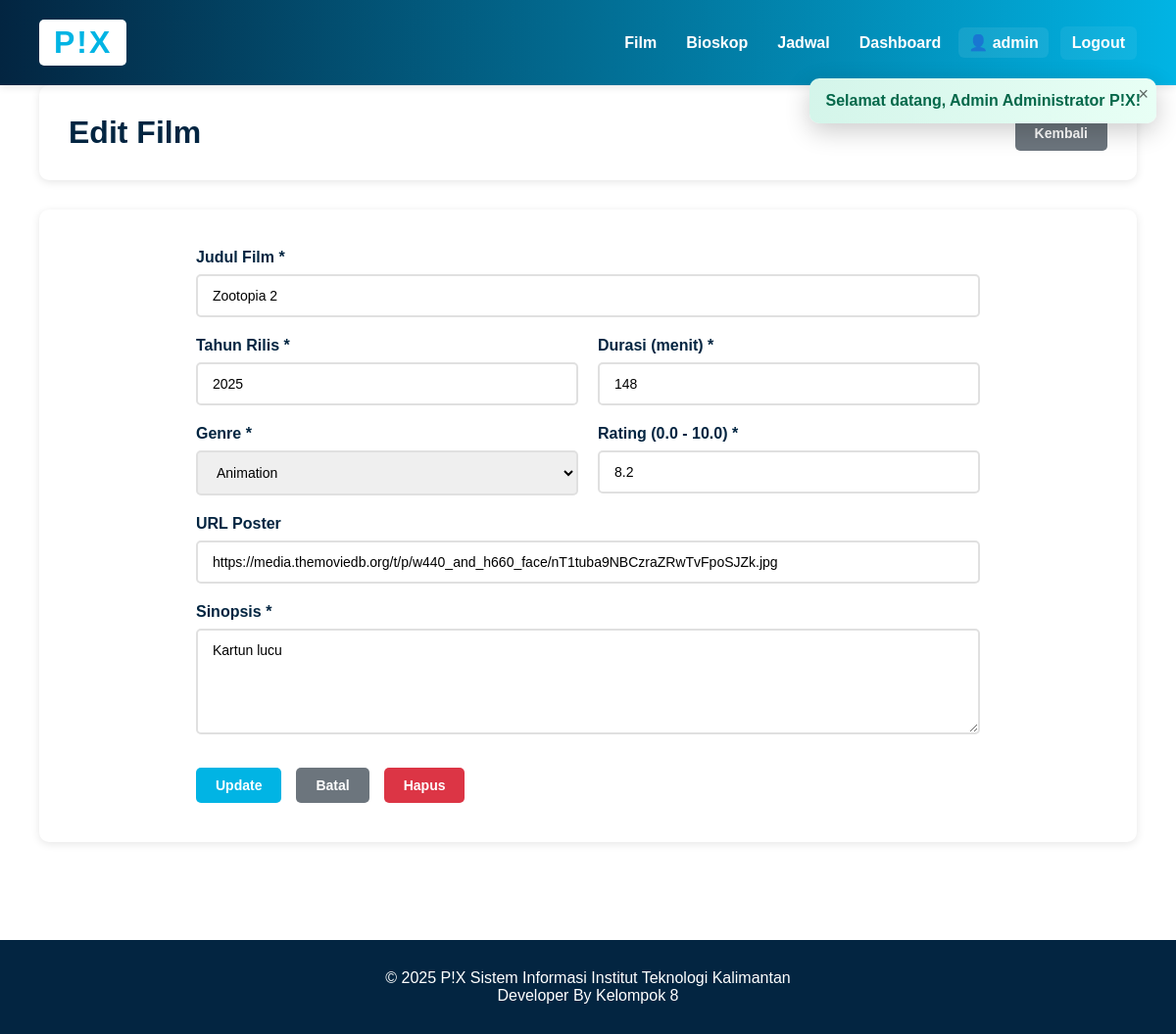
/index.php?module=admin&action=editFilm&id=6 (signed in), run on the app's committed database.
### tables this page shows
CREATE TABLE `film` (
  `id_film` int(11) NOT NULL,
  `judul_film` varchar(200) NOT NULL,
  `tahun_rilis` year(4) NOT NULL,
  `durasi_menit` int(11) NOT NULL,
  `sipnosis` text DEFAULT NULL,
  `rating` decimal(3,1) DEFAULT NULL,
  `poster_url` varchar(500) DEFAULT 'https://via.placeholder.com/300x450',
  `id_genre` int(11) DEFAULT NULL,
  `created_at` timestamp NOT NULL DEFAULT current_timestamp(),
  `updated_at` timestamp NOT NULL DEFAULT current_timestamp() ON UPDATE current_timestamp()
);

CREATE TABLE `genre` (
  `id_genre` int(11) NOT NULL,
  `nama_genre` varchar(50) NOT NULL,
  `deskripsi` text DEFAULT NULL,
  `created_at` timestamp NOT NULL DEFAULT current_timestamp()
);

### config/database.php (called while the page is built, shortened)
<?php
class Database {
    private $host = "localhost";
    private $db_name = "pix_database";
    private $username = "root";
    private $password = "";
    public function getConnection() {
        $this->conn = null;
        try {
            $this->conn = new PDO(
                "mysql:host=" . $this->host . ";dbname=" . $this->db_name,
                $this->username,
                $this->password
            );
            $this->conn->setAttribute(PDO::ATTR_ERRMODE, PDO::ERRMODE_EXCEPTION);
            $this->conn->exec("set names utf8mb4");
        } catch(PDOException $exception) {
            echo "Connection error: " . $exception->getMessage();
        }
        return $this->conn;
    }
}
?>

### models/Film.php (called while the page is built, shortened)
<?php
require_once 'models/QueryBuilder.php';
class Film {
    private $qb;
    private $table_name = "Film";
    public $id_film;
    public function __construct($db) {
        $this->qb = new QueryBuilder($db);
    }
    public function readOne() {
        $row = $this->qb->reset()
            ->table($this->table_name . ' f')
            ->select('f.*, g.nama_genre')
            ->leftJoin('Genre g', 'f.id_genre', '=', 'g.id_genre')
            ->where('f.id_film', '=', $this->id_film)
            ->first();
        if ($row) {
            $this->judul_film = $row['judul_film'];
            $this->tahun_rilis = $row['tahun_rilis'];
            $this->durasi_menit = $row['durasi_menit'];
            $this->sipnosis = $row['sipnosis'];
            $this->rating = $row['rating'];
            $this->poster_url = $row['poster_url'];
            $this->id_genre = $row['id_genre'];
            return true;
        }
        return false;
    }
}
?>

### models/QueryBuilder.php (called while the page is built, shortened)
<?php
class QueryBuilder {
    private $pdo;
    private $table;
    private $bindings = [];
    private $select = '*';
    private $joins = [];
    private $wheres = [];
    private $orderBy = [];
    private $limit;
    public function __construct($pdo) {
        $this->pdo = $pdo;
    }
    public function table($table) {
        $this->table = $table;
        return $this;
    }
    public function select($columns = '*') {
        if (is_array($columns)) {
            $this->select = implode(', ', $columns);
        } else {
            $this->select = $columns;
        }
        return $this;
    }
    public function join($table, $first, $operator, $second, $type = 'INNER') {
        $this->joins[] = "$type JOIN $table ON $first $operator $second";
        return $this;
    }
    public function leftJoin($table, $first, $operator, $second) {
        return $this->join($table, $first, $operator, $second, 'LEFT');
    }
    public function where($column, $operator, $value = null) {
        $placeholder = ':where_' . count($this->bindings);
        $this->wheres[] = "$column $operator $placeholder";
        $this->bindings[$placeholder] = $value;
        return $this;
    }
    public function orderBy($column, $direction = 'ASC') {
        $this->orderBy[] = "$column $direction";
        return $this;
    }
    public function limit($limit) {
        $this->limit = $limit;
        return $this;
    }
    private function buildSelectQuery() {
        $query = "SELECT {$this->select} FROM {$this->table}";
        if (!empty($this->joins)) {
            $query .= ' ' . implode(' ', $this->joins);
        }
        if (!empty($this->wheres)) {
            $query .= ' WHERE ' . implode(' AND ', $this->wheres);
        }
        if (!empty($this->orderBy)) {
            $query .= ' ORDER BY ' . implode(', ', $this->orderBy);
        }
        if ($this->limit !== null) {
            $query .= " LIMIT {$this->limit}";
        }
        return $query;
    }
    public function get() {
        $query = $this->buildSelectQuery();
        $stmt = $this->pdo->prepare($query);
        $stmt->execute($this->bindings);
        return $stmt;
    }
    public function first() {
        $stmt = $this->get();
        return $stmt->fetch(PDO::FETCH_ASSOC);
    }
    public function reset() {
        $this->bindings = [];
        $this->select = '*';
        $this->joins = [];
        $this->wheres = [];
        $this->orderBy = [];
        $this->limit = null;
        $this->offset = null;
        return $this;
    }
}
?>

### models/Genre.php (called while the page is built, shortened)
<?php
require_once 'models/QueryBuilder.php';
class Genre {
    private $qb;
    private $table_name = "Genre";
    public function __construct($db) {
        $this->qb = new QueryBuilder($db);
    }
    public function readAll() {
        $stmt = $this->qb->reset()
            ->table($this->table_name)
            ->select('*')
            ->orderBy('nama_genre', 'ASC')
            ->get();
        return $stmt;
    }
}
?>

### views/admin/edit_film.php (the view, shortened to what this page needs)
<?php require_once 'views/layouts/header.php'; ?>
<div class="container">
    <div class="header-section">
        <h1>Edit Film</h1>
        <a href="index.php?module=admin&action=dashboard" class="btn btn-secondary"> Kembali</a>
    </div>
    <div class="form-container">
        <form method="POST" action="index.php?module=admin&action=updateFilm" class="movie-form">
            <div class="form-group">
                <label for="judul_film">Judul Film *</label>
                <input type="text" id="judul_film" name="judul_film" required
                       value="<?php echo htmlspecialchars($this->film->judul_film); ?>">
            </div>
            <div class="form-row">
                <div class="form-group">
                    <label for="tahun_rilis">Tahun Rilis *</label>
                    <input type="number" id="tahun_rilis" name="tahun_rilis" required
                           min="1900" max="2100" value="<?php echo $this->film->tahun_rilis; ?>">
                </div>
                <div class="form-group">
                    <label for="durasi_menit">Durasi (menit) *</label>
                    <input type="number" id="durasi_menit" name="durasi_menit" required
                           min="1" value="<?php echo $this->film->durasi_menit; ?>">
                </div>
            </div>
            <div class="form-row">
                <div class="form-group">
                    <label for="id_genre">Genre *</label>
                    <select id="id_genre" name="id_genre" required>
                        <?php foreach($genres as $genre): ?>
                            <option value="<?php echo $genre['id_genre']; ?>"
                                <?php echo ($this->film->id_genre == $genre['id_genre']) ? 'selected' : ''; ?>>
                                <?php echo htmlspecialchars($genre['nama_genre']); ?>
                            </option>
                        <?php endforeach; ?>
                    </select>
                </div>
                <div class="form-group">
                    <label for="rating">Rating (0.0 - 10.0) *</label>
                    <input type="number" id="rating" name="rating" step="0.1"
                           min="0" max="10" required value="<?php echo $this->film->rating; ?>">
                </div>
            </div>
            <div class="form-group">
                <label for="poster_url">URL Poster</label>
                <input type="url" id="poster_url" name="poster_url"
                       value="<?php echo htmlspecialchars($this->film->poster_url); ?>">
            </div>
            <div class="form-group">
                <label for="sipnosis">Sinopsis *</label>
                <textarea id="sipnosis" name="sipnosis" rows="5" required><?php echo htmlspecialchars($this->film->sipnosis); ?></textarea>
            </div>
            <div class="form-actions">
                <button type="submit" class="btn btn-primary"> Update</button>
                <a href="index.php?module=admin&action=dashboard" class="btn btn-secondary"> Batal</a>
                <a href="index.php?module=admin&action=deleteFilm&id=<?php echo $this->film->id_film; ?>"
                   class="btn btn-danger"
                   onclick="return confirm('Apakah Anda yakin ingin menghapus film ini?')"> Hapus</a>
            </div>
        </form>
    </div>
</div>
<?php require_once 'views/layouts/footer.php'; ?>

### assets/style.css (style rules this page uses)
* { margin: 0; padding: 0; box-sizing: border-box; }
html, body { margin: 0; padding: 0; font-family: 'Source Sans Pro', Arial, sans-serif; background: #ffffff; min-height: 100vh; color: #000000; }
.container { max-width: 1400px; margin: 0 auto; padding: 0 40px 40px; }
.btn { padding: 10px 20px; border: none; border-radius: 5px; cursor: pointer; text-decoration: none; display: inline-block; font-weight: 600; transition: all 0.3s; font-size: 14px; }
.btn-primary { background: #01b4e4; color: white; }
.btn-secondary { background: #6c757d; color: white; }
.btn-danger { background: #dc3545; color: white; }
.header-section { background: white; padding: 30px; border-radius: 10px; margin-bottom: 30px; box-shadow: 0 2px 8px rgba(0,0,0,0.1); display: flex; justify-content: space-between; align-items: center; }
.header-section h1 { color: #032541; font-size: 32px; }
.form-container { background: white; padding: 40px; border-radius: 10px; box-shadow: 0 2px 8px rgba(0,0,0,0.1); }
.movie-form { max-width: 800px; margin: 0 auto; }
.form-group { margin-bottom: 20px; }
.form-group label { display: block; margin-bottom: 8px; font-weight: 600; color: #032541; }
.form-group input, .form-group select, .form-group textarea { width: 100%; padding: 12px 15px; border: 2px solid #e0e0e0; border-radius: 5px; font-size: 14px; font-family: inherit; transition: all 0.3s; }
.form-row { display: grid; grid-template-columns: 1fr 1fr; gap: 20px; }
.form-actions { display: flex; gap: 15px; margin-top: 30px; }

### data on the page
film: judul_film "Zootopia 2", tahun_rilis "2025", durasi_menit "148", id_genre "Animation", rating "8.2", poster_url "https://media.themoviedb.org/t/p/w440_and_h660_face/nT1tuba9NBCzraZRwTvFpoSJZk.jpg", sipnosis "Kartun lucu"

### other printed values
$_SESSION['admin_username'] "admin"
$msg "Selamat datang, Admin Administrator P!X!"
